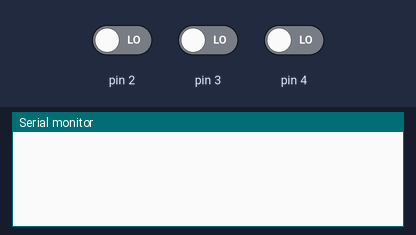
The sketch below on a simulated Arduino Uno, built with avr-gcc and run on an emulated ATmega328P. Shown: the last lines printed to the serial monitor. Inputs (shaded band) come from the test bench; at power-on: pin 2 LOW, pin 3 LOW, pin 4 LOW.

Above: at 1.2 s.
1.3 s: pin 2 driven HIGH
At 1.7 s:
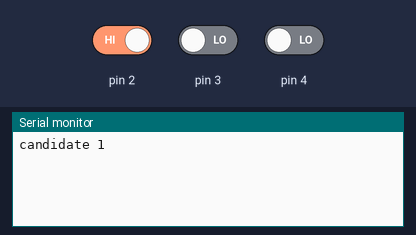
3.8 s: pin 3 driven HIGH
At 5.1 s:
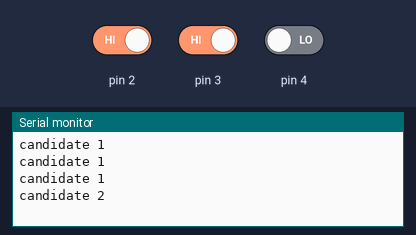
5.3 s: pin 4 driven HIGH
At 5.9 s:
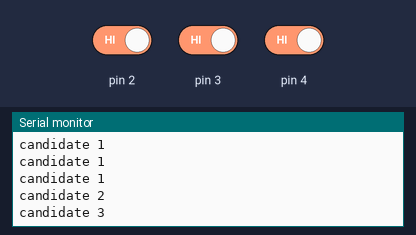
Timing chart, 0 to 8.3 s (numbered marks = the images above; inputs shaded):
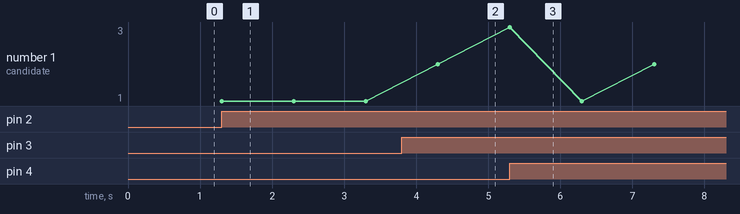

The sketch:

V_machine.ino
```cpp
void setup() {

    pinMode(2, INPUT);
    pinMode(3, INPUT);
    pinMode(4, INPUT);

    Serial.begin(9600);

}

void loop() {

    if(digitalRead(2) == HIGH) {
        Serial.println("candidate 1");
        delay(1000);
    }

    if(digitalRead(3) == HIGH) {
        Serial.println("candidate 2");
        delay(1000);
    }

    if(digitalRead(4) == HIGH) {
        Serial.println("candidate 3");
        delay(1000);
    }

}
```

Measured:
- after the input at 1.3 s, the serial monitor: prints a new line at once (image 1)
- after the input at 3.8 s, the serial monitor: prints a new line after 0.50 s (image 2)
- after the input at 5.3 s, the serial monitor: prints a new line at once (image 3)
- plotted number 1: 1 → 2 after the input at 3.8 s
